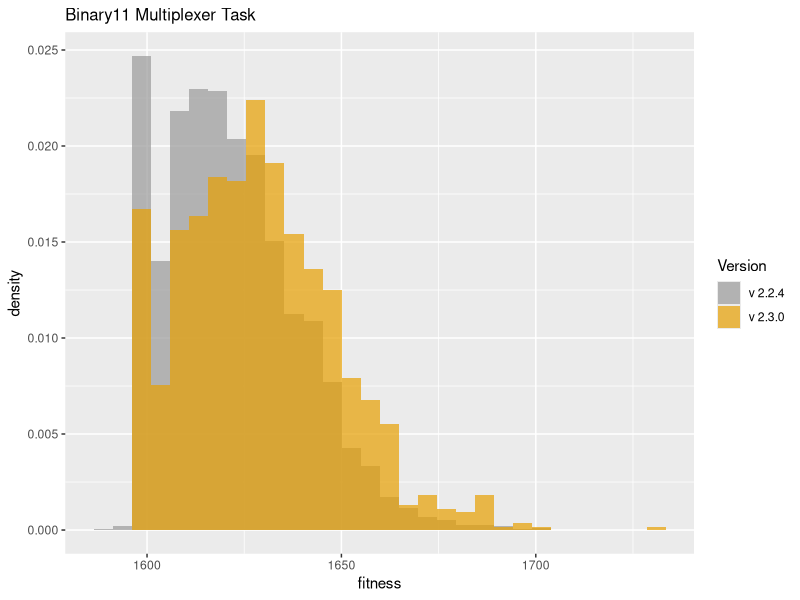
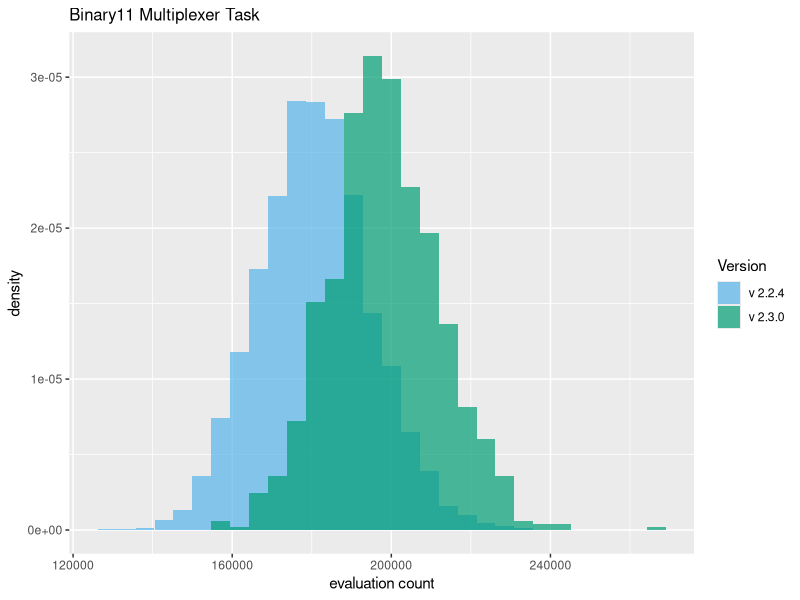

Write R code to recreate these figures, in order.
library("ggplot2")
setwd("D:/home/websites/sharpneat-web/public/releases/sharpneat-2-3-0")

# A colourblind friendly palette.
cbPalette <- c("#999999", "#E69F00", "#56B4E9", "#009E73", "#F0E442", "#0072B2", "#D55E00", "#CC79A7")
cbPaletteB <- c("#56B4E9", "#009E73", "#F0E442", "#0072B2", "#D55E00", "#CC79A7", "#999999", "#E69F00")

# Load two data frames
dat1 <- read.table("binary11-samples-v2-2-4.csv", sep=",", head=TRUE)
dat2 <- read.table("binary11-samples-v2-3-0.csv", sep=",", head=TRUE)

# Combine the two dataframes into one.
# First create a new column in each.
dat1$ver <- 'v224'
dat2$ver <- 'v230'

# and combine into a new data frame.
dat <- rbind(dat1, dat2)

# Plot two overlaid histograms, one for each of the two dataframes
p1 = ggplot(dat, aes(bestfitness, fill = ver )) + 
   geom_histogram(alpha = 0.7, aes(y = ..density..), position = 'identity') +
   scale_fill_manual(values=cbPalette, name='Version', labels=c('v 2.2.4','v 2.3.0')) +
   labs(x='fitness') + 
   ggtitle("Binary11 Multiplexer Task") +
   theme(plot.title = element_text(size = 12))

ggsave(filename="binary11-bestfitness-v224-v230-hist.png", plot=p1, height=4, width=8, units="in", dpi=100)

# Eval count.
p2 = ggplot(dat, aes(evalcount, fill = ver )) + 
   geom_histogram(alpha = 0.7, aes(y = ..density..), position = 'identity') +
   scale_fill_manual(values=cbPaletteB, name='Version', labels=c('v 2.2.4','v 2.3.0')) +
   labs(x='evaluation count') + 
   ggtitle("Binary11 Multiplexer Task") +
   theme(plot.title = element_text(size = 12))

ggsave(filename="binary11-evalcount-v224-v230-hist.png", plot=p2, height=4, width=8, units="in", dpi=100)



